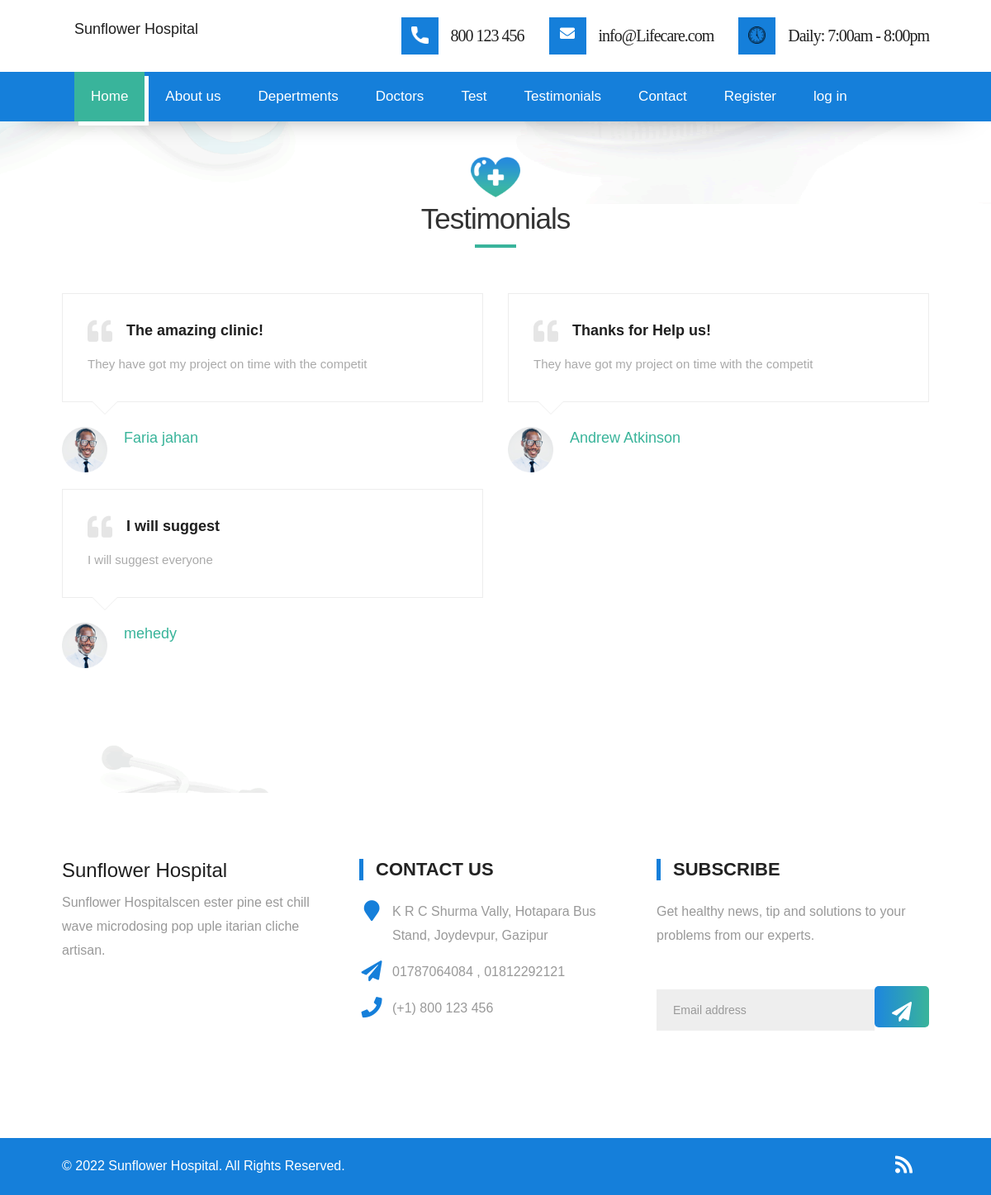
The app's page /reviews/ with its own data.
### homeapp/models.py (models this page shows)
class Review(models.Model):
    name=models.CharField( max_length=20, blank=True, null=True)
    title=models.CharField( max_length=20, blank=True, null=True)
    text=models.CharField(max_length=50, blank=True, null=True)

### homeapp/views.py (the view)
# urls.py: path('reviews/', views.review, name='reviewpage'),
def review(request):
    reviews = Review.objects.all()
    return render(request,'homeapp/review.html',{'reviews':reviews})

### templates/homeapp/review.html
{% extends 'base.html' %}
{% load static %}
{% block content %}
{% include 'homeapp/navbar.html' %}
  <div id="testimonials" class="section wb wow fadeIn header-margin">
    <div class="container">
       <div class="heading">
          <span class="icon-logo"><img src="{% static 'images/icon-logo.png' %}" alt="#"></span>
          <h2>Testimonials</h2>
       </div>
       <div class="row">
           {% for review in reviews %}
          <div class="col-md-6 col-sm-12 wow fadeIn" data-wow-duration="1s" data-wow-delay="0.2s">
             <div class="testimonial clearfix">
                <div class="desc">
                   <h3><i class="fa fa-quote-left"></i> {{review.title}}</h3>
                   <p class="lead">{{review.text}}</p>
                </div>
                <div class="testi-meta">
                   <img src="images/testi_01.png" alt="" class="img-responsive alignleft">
                   <h4>{{review.name}}</h4>
                </div>
             </div>
          </div>
          {% endfor %}
       </div>
       <hr class="invis">
    </div>
 </div>
{% include 'homeapp/footer.html' %}
{% endblock %}

### static/css/style.css (style rules this page uses)
body { color: #999; font-size: 15px; font-family: 'Source Sans Pro', sans-serif; line-height: 1.80857; }
h1, h2, h3, h4, h5, h6 { letter-spacing: 0; font-weight: normal; position: relative; padding: 0 0 10px 0; font-weight: normal; line-height: 120% !important; color: #1f1f1f; margin: 0 }
h2 { font-size: 22px }
h3 { font-size: 18px }
h4 { font-size: 16px }
.lead { font-size: 18px; line-height: 30px; color: #767676; margin: 0; padding: 0; }
.alignleft { float: left; margin: 10px 20px 20px 0; }
.section { display: block; position: relative; overflow: hidden; padding: 120px 0; }
.section.wb { background-color: #ffffff; }
.desc h3 i { color: #2f2f2f; font-size: 37px; vertical-align: middle; margin-right: 12px; }
.desc { padding: 30px; position: relative; background: #000; border: 1px solid #111111; }
.testi-meta { display: block; margin-top: 20px; }
.testimonial h4 { font-size: 18px; color: #ffffff; padding: 13px 0 0; }
.testimonial img { max-width: 55px; }
.testimonial { background-color: transparent; }
.testimonial h3 { padding: 0 0 10px; font-size: 20px; font-weight: 300; }
.testimonial small, .testimonial .lead { background-color: transparent; color: #aaa; display: block; font-size: 16px; font-style: italic; line-height: 30px; margin: 0; padding: 0; position: relative; }
.testimonial p:after { display: none; }
hr.invis { border-color: transparent; }
.header-margin { margin-top: 80px; }
body { margin-top:20px; }

### static/css/versions.css (style rules this page uses)
body.clinic_version { font-family: 'Roboto', sans-serif; }
body.clinic_version .testimonial h4, body.clinic_version .lead strong, body.clinic_version .icon-wrapper:hover a, body.clinic_version a:hover, body.clinic_version a:focus { color: #39b49a }
body.clinic_version .section { padding: 90px 0; }
body.clinic_version .desc { position: relative; background: #fff; border: 1px solid #ededed; }
body.clinic_version .desc:after, body.clinic_version .desc:before { top: 100%; left: 10%; border: solid transparent; content: " "; height: 0; width: 0; position: absolute; pointer-events: none; }
body.clinic_version .desc:after { border-color: rgba(136, 183, 213, 0); border-top-color: #fff; border-width: 15px; margin-left: -15px; }
body.clinic_version .desc:before { border-color: rgba(194, 225, 245, 0); border-top-color: #ededed; border-width: 16px; margin-left: -16px; }
body.clinic_version .testimonial h3 { font-size: 18px; font-weight: bold; padding: 0 0 10px; }
body.clinic_version .desc h3 i { color: rgba(0, 0, 0, 0.1); font-size: 30px; }

### static/css/responsive.css (style rules this page uses)
@media (max-width: 1200px) { .container { width: 90%; } }

### static/css/custom.css (style rules this page uses)
* { font-family: 'Poppins', sans-serif; }
h1,h2,h3,h4,h5,h6 { font-family: 'Poppins', sans-serif; }
p { font-family: 'Poppins', sans-serif; font-size: 16px; font-weight: 300; }
.heading { text-align: center; float: left; width: 100%; margin: 0 0 50px 0; }
.heading h2 { font-size: 35px; text-transform: none; font-weight: 400; letter-spacing: -1px; color: #333; margin: 5px 0; padding: 0; position: relative; }
.icon-logo img { width: 60px; }
.heading h2::after { width: 50px; height: 4px; background: #39b49b; content: ""; display: block; margin: 10px auto 0; }
body.clinic_version .section { padding: 90px 0; float: left; width: 100%; }
.testimonial small, .testimonial .lead { background-color: transparent; color: #aaa; display: block; font-size: 15px; font-style: normal; line-height: 30px; margin: 0; padding: 0; position: relative; font-weight: 400; }
#testimonials { background-image: url('../images/bg-testimonial.png'); background-position: bottom; background-attachment: fixed; }

### static/css/detail.css (style rules this page uses)
img { max-width: 100%; }
img { vertical-align: middle; border-style: none; }

### records on screen
Review: title "The amazing clinic!", text "They have got my project on time with the competit", name "Faria jahan"
Review: title "Thanks for Help us!", text "They have got my project on time with the competit", name "Andrew Atkinson"
Review: title "I will suggest", text "I will suggest everyone", name "mehedy"
